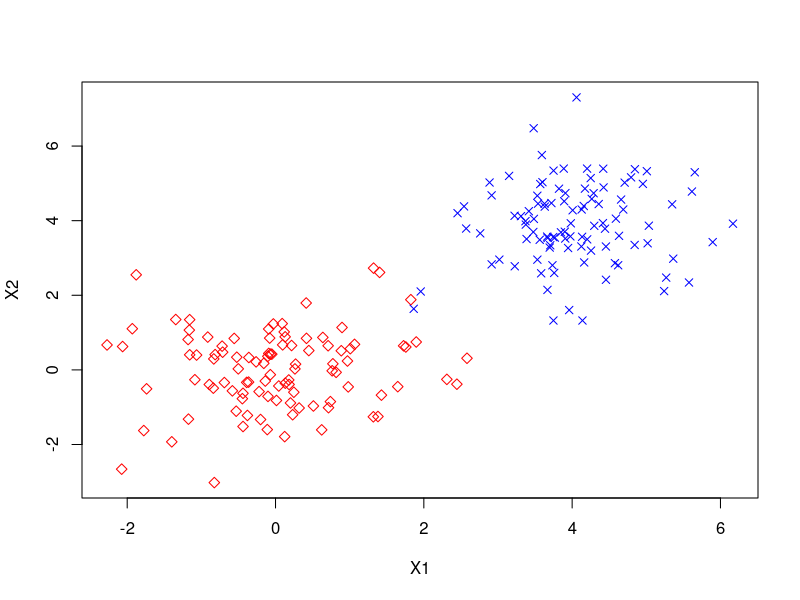
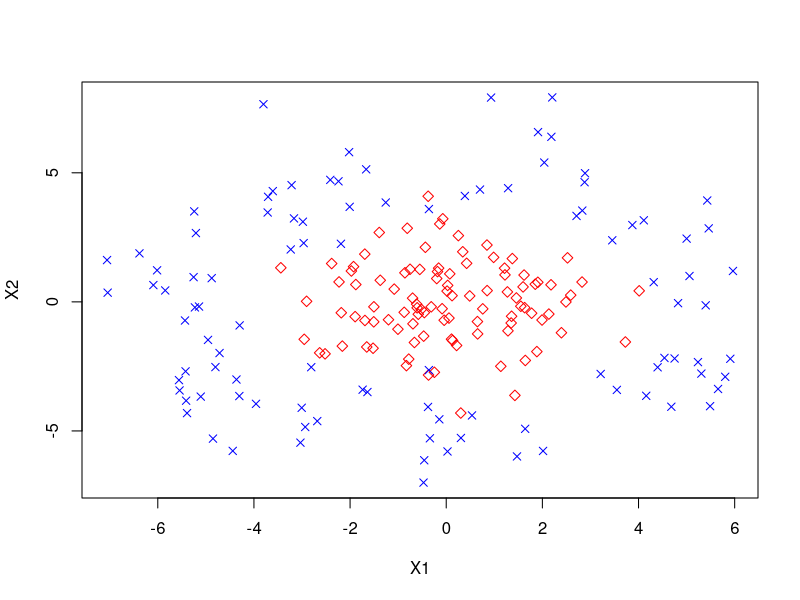
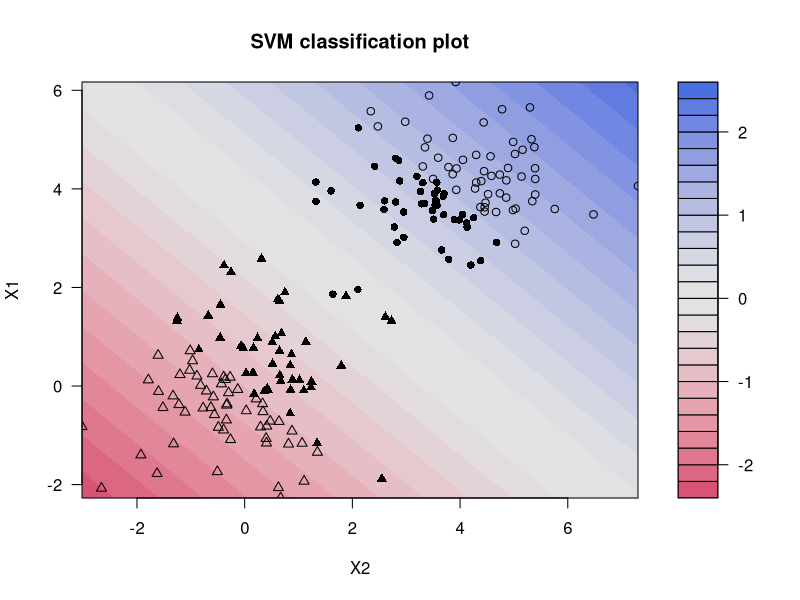
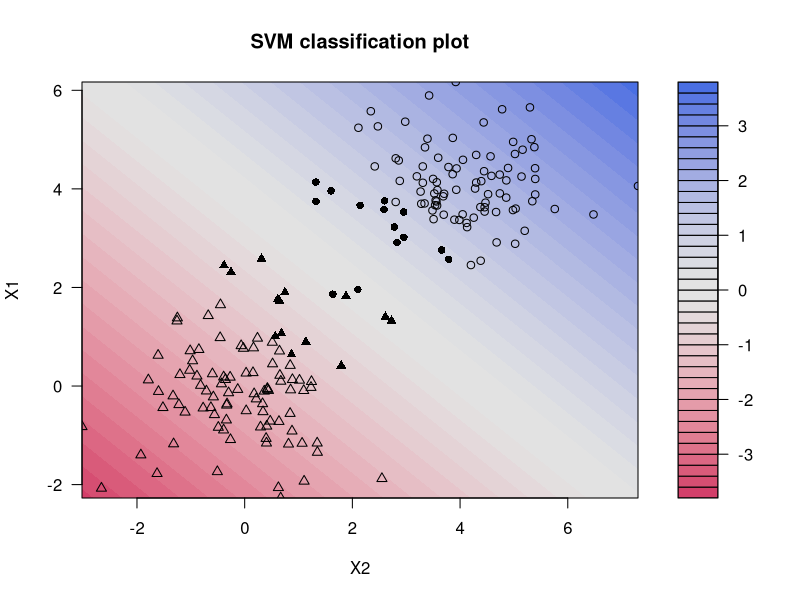
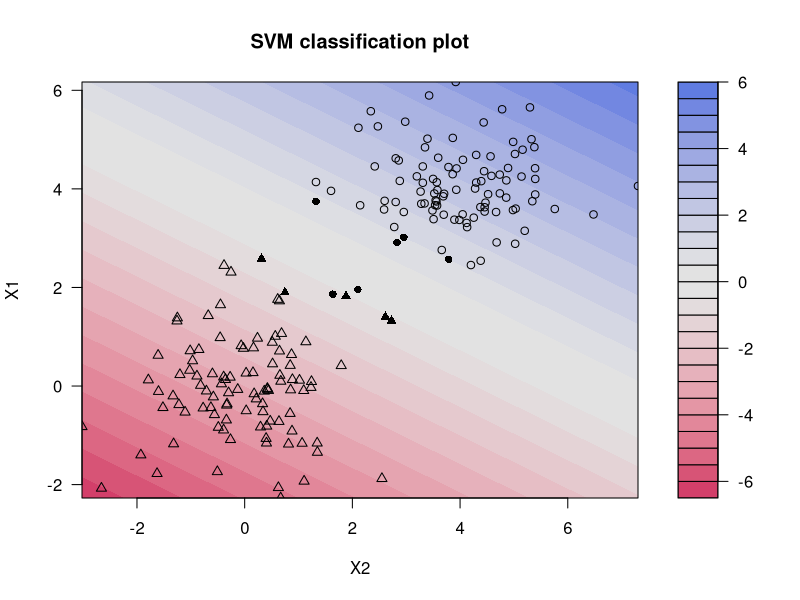
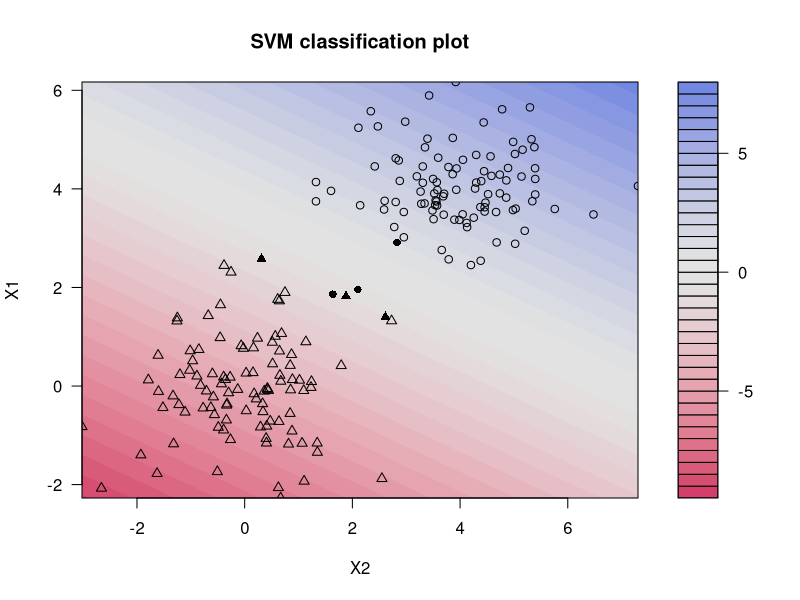
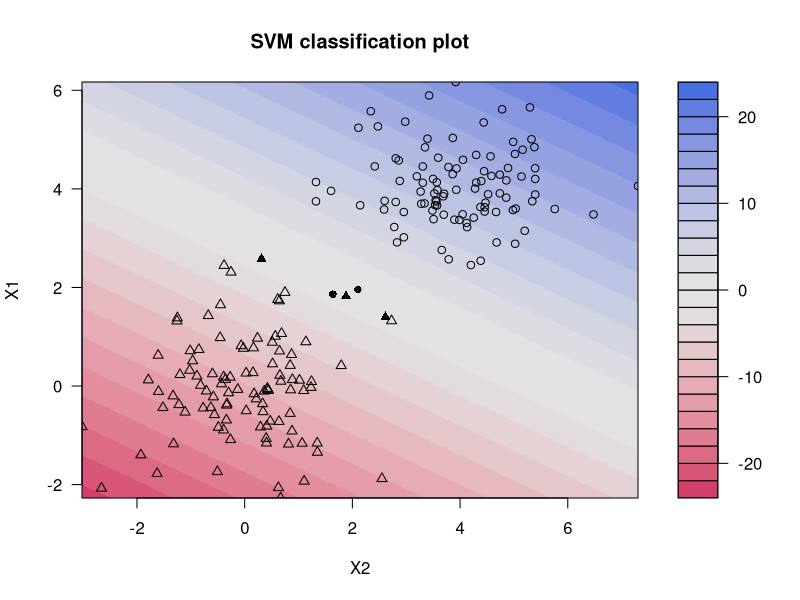
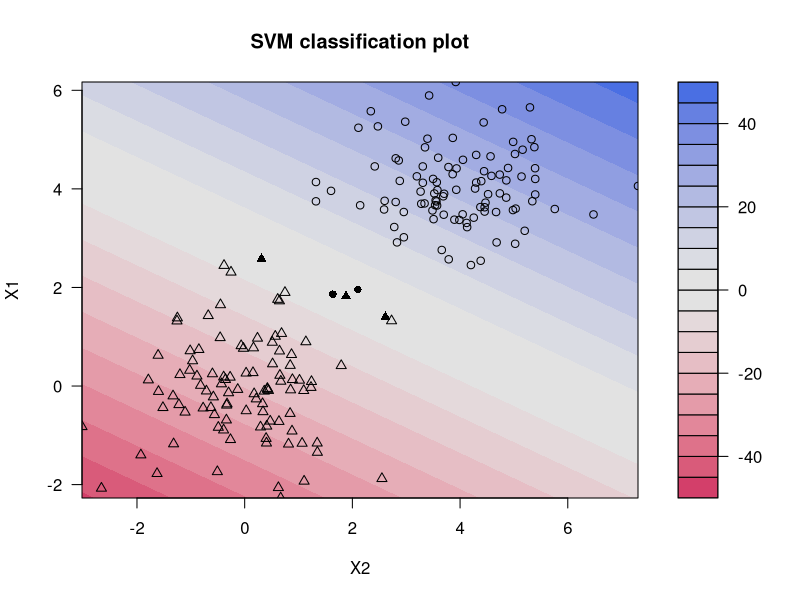

Here is the R script that generated these plots, in order:
## ---- chunk 1
library(kernlab)
library(ROCR)
## ---- chunk 2
set.seed(100)
X1 <- c(rnorm(100), rnorm(100, mean = 4))
X2 <- c(rnorm(100), rnorm(100, mean = 4))
y <- factor(c(rep(0, 100), rep(1, 100)))
df1 <- data.frame(X1, X2, y)

set.seed(200)
r <- c(runif(100, 1, 2), runif(100, 5, 6))
theta <- runif(200, 0, 2 * pi)
X1 <- r * cos(theta) + rnorm(200)
X2 <- r * sin(theta) + rnorm(200)
y <- factor(c(rep(0, 100), rep(1, 100)))
df2 <- data.frame(X1, X2, y)
## ---- chunk 3
pchs <- c(5, 4)
colors <- c("red", "blue")
with(df1, plot(X1, X2, pch = pchs[y], col=colors[y]))
## ---- chunk 4
pchs <- c(5, 4)
colors <- c("red", "blue")
with(df2, plot(X1, X2, pch = pchs[y], col=colors[y]))
## ---- chunk 5
C_vector <- c(0.01, 0.1, 1, 10, 100, 1000, 10000)
dataset_list <- list(df1, df2)

for (df in dataset_list) {
  for (C in C_vector) {
    fit <- ksvm(y~X1+X2, data=df, kernel = "vanilladot", C=C)
    plot(fit, data=df)
  }
}
## ---- chunk 6
deg_vector <- 2:5
gam_vector <- c(0.01, 0.1, 1, 10, 100, 1000, 10000)

for (df in dataset_list) {
  for (deg in deg_vector) {
    fit <- ksvm(y~X1+X2, data = df, kernel = "polydot", kpar=list(degree=deg))
    plot(fit, data=df)
  }
}
## ---- chunk 7
for (df in dataset_list) {
  for (gam in gam_vector) {
    fit <- ksvm(y~X1+X2, data = df, kernel = "rbfdot", kpar=list(sigma=gam))
    plot(fit, data=df)
  }
}
## ---- chunk 8
train_index <- sample(1:nrow(df2), 0.7 * nrow(df2))
train <- df2[train_index, ]
test <- df2[-train_index, ]
## ---- chunk 9
lda.mod <- MASS::lda(y~X1+X2, data=train)
lda.pred <- predict(lda.mod, newdata = test)
lda.post <- lda.pred$posterior

lda.prediction <- prediction(lda.post[,1], test$y)
#roc <- performance(lda.prediction, measure = "tpr", x.measure = "fpr")
roc <- performance(lda.prediction, measure = "tpr", x.measure = "fpr")
## ---- chunk 10
plot(roc)
abline(0, 1)
## ---- chunk 11
auc.perf <- performance(lda.prediction, measure = "auc")
auc.perf@y.values
